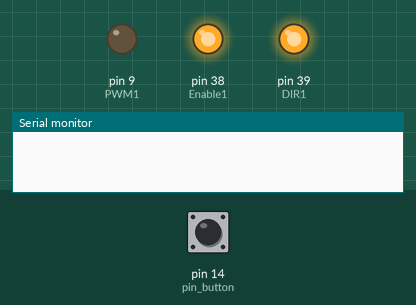
The sketch below on a simulated Arduino Mega 2560, built with avr-gcc and run on an emulated ATmega2560. Shown: output pins drawn as LEDs (lit = HIGH), the last lines printed to the serial monitor. The inputs (shaded band) are chosen by the test bench; at power-on: pin 14 (pin_button) LOW.

Above: at 1.2 s.
1.3 s: pin 14 (pin_button) pulled HIGH for 0.15 s
At 1.7 s:
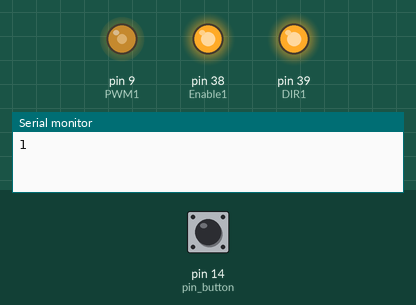
2.9 s: pin 14 (pin_button) pulled HIGH for 1 s
At 4.1 s:
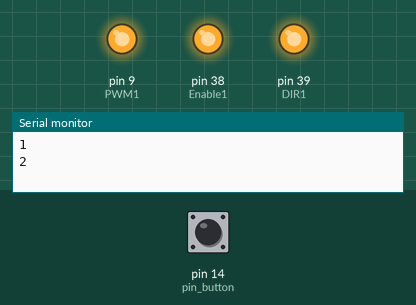
Timing chart, 0 to 5.9 s (numbered marks = the images above; inputs shaded):
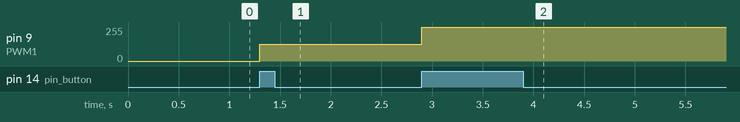

The sketch:

9-2.ino
```cpp
int Enable1 = 38;
int PWM1 = 9;
int DIR1 = 39;
int pin_button = 14;            // 버튼 연결 핀
boolean state_previous = false; // 버튼의 이전 상태
boolean state_current;          // 버튼의 현재 상태
int count = 0;                  // 버튼을 누른 횟수
int pwm_value;
void setup()
{
    pinMode(Enable1, OUTPUT);
    pinMode(PWM1, OUTPUT);
    pinMode(DIR1, OUTPUT);
    digitalWrite(Enable1, HIGH);
    pinMode(pin_button, INPUT);
    digitalWrite(DIR1, HIGH);
    digitalWrite(PWM1, HIGH);
    Serial.begin(9600);
}
void loop()
{
    state_current = digitalRead(pin_button);
    if (state_current)
    { // 버튼을 누른 경우
        if (state_previous == false)
        {            // 이전 상태와 비교
            count++; // 상태가 바뀐 경우에만 횟수 증가
            state_previous = true;
            Serial.println(count);
        }
    }
    else
    {
        state_previous = false;
    }
    if (count % 3 == 0)
    {
        pwm_value = 0;
    }
    else if (count % 3 == 1)
    {
        pwm_value = 127;
    }
    else if (count % 3 == 2)
    {
        pwm_value = 255;
    }
    analogWrite(PWM1, pwm_value);
}
```

Measured:
- after the input at 1.3 s, pin 9 (PWM1): 0/255 → 127/255 at once
- after the input at 2.9 s, pin 9 (PWM1): 127/255 → 255/255 at once
